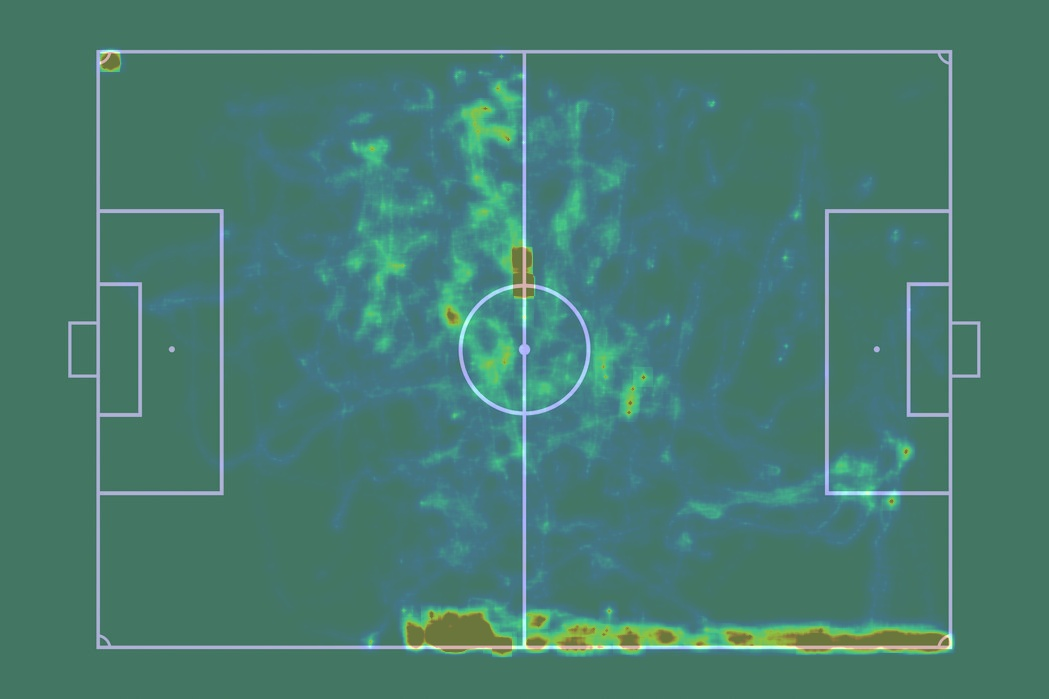
#> input picture heatmap1.jpg, 1049 x 699 px, given in place of 1h-left.avi, which was not available
$ python select_field_region.py
#> lines starting #> are read from the running program, lines starting #| are printed output that depends on the picture; after the words box and inside, x2 and y2 are one past the last pixel; in counts of white or black regions, pixels touching at a corner belong together; pictures that were not available may be replaced by others from this repository, and a replacement may not be noted
#> in define_region, image is the input picture: shape (699, 1049, 3); mean B, G, R 112.4, 123.8, 71.1
### utils.py
import cv2
import numpy as np
from classification import predict
import random
import matplotlib

from player import Player
matplotlib.use("TkAgg")


font = cv2.FONT_HERSHEY_SIMPLEX

counter = 0

def show_image(output_img,name = ""):
    """
    Display the output image in a window.

    Parameters:
    - output_img: numpy.ndarray
        The output image to be displayed.
    - name: str, optional
        The name of the window. Default is an empty string.

    Returns:
    None

    """

    cv2.imshow("Output Image", output_img.astype(np.uint8))
    while True:
        key = cv2.waitKey(1) & 0xFF

        # Break the loop if the 'q' key is pressed or the window is closed
        if key == ord('q') or cv2.getWindowProperty("Output Image", cv2.WND_PROP_VISIBLE) < 1:
            break

# [200 lines left out: functions generate_photo_dataset, preprocess, deleteBackground, findPlayers, deforma_immagine, not called in this run]

### select_field_region.py
import cv2
from utils import *

def preprocess(image):

        new_dimension = (2048, 1080)
        image = cv2.resize(image, new_dimension)
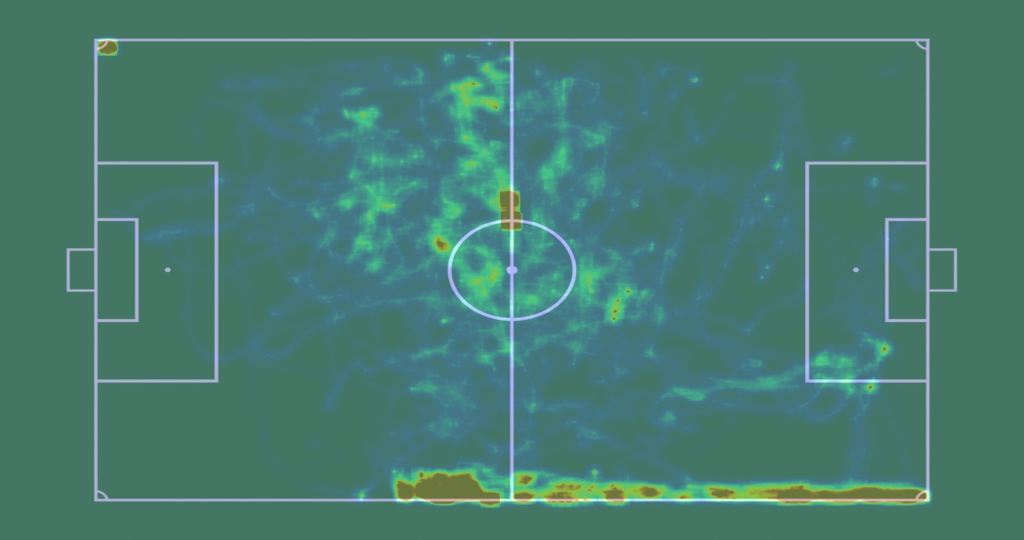
#> image: shape (1080, 2048, 3) (shown at 1/2 size); mean of channels 0, 1, 2 112.3, 123.8, 71.1; drawn as B, G, R

        hsv = cv2.cvtColor(image, cv2.COLOR_BGR2HSV)
#> hsv: shape (1080, 2048, 3); mean H, S, V 83.5, 113.3, 126.4

        # Definisci i range di colore per il verde (puoi adattarli per ottenere la tonalità desiderata)
        lower_green = np.array([25, 40, 40])  # Soglia inferiore per il verde in HSV
        upper_green = np.array([100, 255, 255])  # Soglia superiore per il verde in HSV

        # Crea una maschera per isolare la parte verde dell'immagine
        mask = cv2.inRange(hsv, lower_green, upper_green)
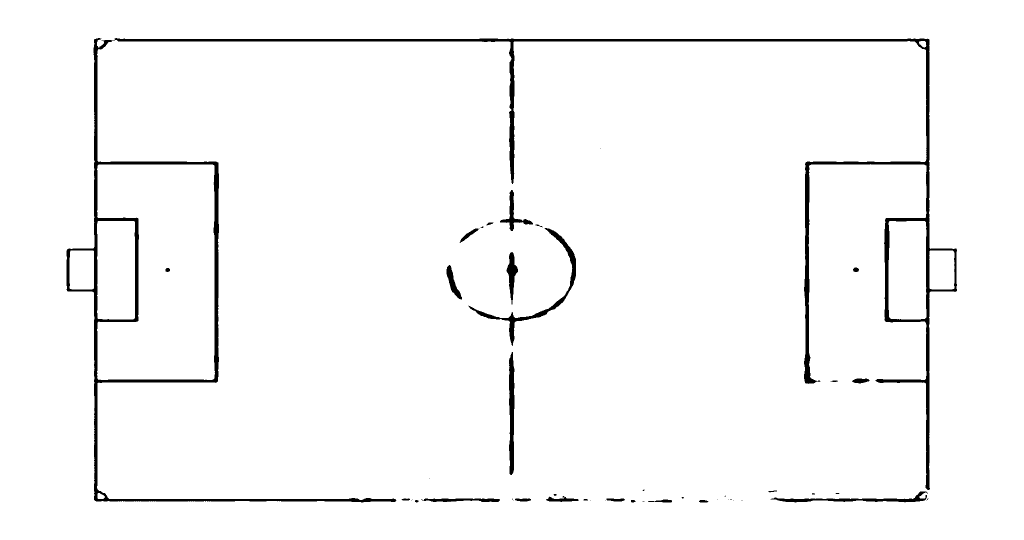
#> mask: shape (1080, 2048) (shown at 1/2 size); 97.4% white; 47 black regions (22 under 20 px)


        contours, hierarchy = cv2.findContours(mask, cv2.RETR_TREE, cv2.CHAIN_APPROX_SIMPLE )
#> contours = 60 contours, 23 with area under 20; largest, box (x1, y1, x2, y2) and area: (0, 0, 2048, 1080) 2208713, (132, 75, 794, 1006) 123208, (194, 329, 430, 760) 82776, (228, 75, 1915, 981) 48217, (194, 442, 270, 639) 14513

        for c in contours:
            area = cv2.contourArea(c)
            if area > 10000:
                cv2.drawContours(image, c, -1, (0, 0, 255), 10)
#> this loop made 60 passes
#> area on passes 6, 7, 11, 16, 18, 21, 22, 23, 24, 27, 29, 31: 96.5, 49, 37, 222, 34, 210, 190.5, 962, 73.5, 457.5, 25, 22
#> (c, area) on pass 1: ([[0, 0], [0, 1079], [2047, 1079], [2047, 0]], 2208713)
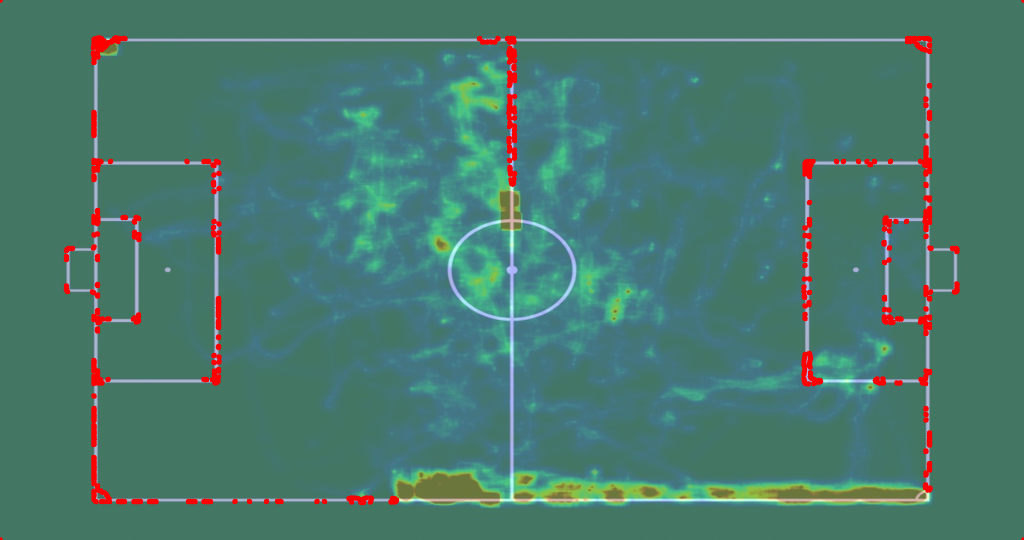
#> image: shape (1080, 2048, 3) (shown at 1/2 size); 1.75% of pixels changed, all inside (x1, y1, x2, y2) = (0, 0, 2048, 1080); drawn as B, G, R
        # Applica la maschera all'immagine originale per ottenere solo la parte verde
        green_part = cv2.bitwise_and(image, image, mask=mask)
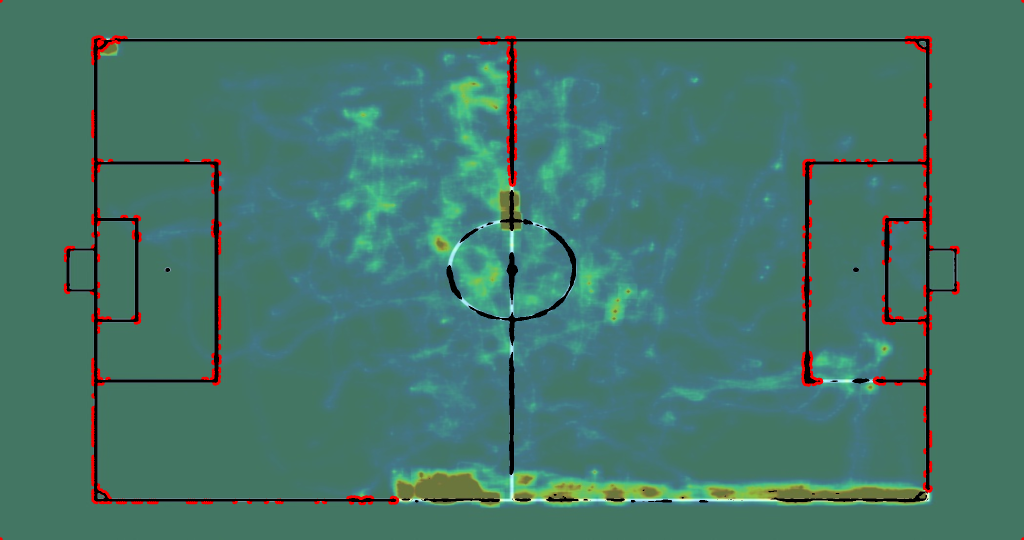
#> green_part: shape (1080, 2048, 3) (shown at 1/2 size); mean of channels 0, 1, 2 105.9, 118, 68.7; drawn as B, G, R

        return image


# [48 lines left out: functions find_line_equation, find_lines, not called in this run]
    # [28 lines of commented-out code are left out]


def define_region(vidcap):
    success, image = vidcap.read()


    green_image = preprocess(image)
    # find_lines(eroded_image, image)

    # show_image(eroded_image)
    show_image(green_image)
#> (key q is pressed here)


if __name__ == "__main__":
    # video_input/cagliari-chievo/2h-left-5min.avi
    # video_input/chievo-juve/1h-left.avi
    vidcap = cv2.VideoCapture("video_input/chievo-juve/1h-left.avi")
    define_region(vidcap)
